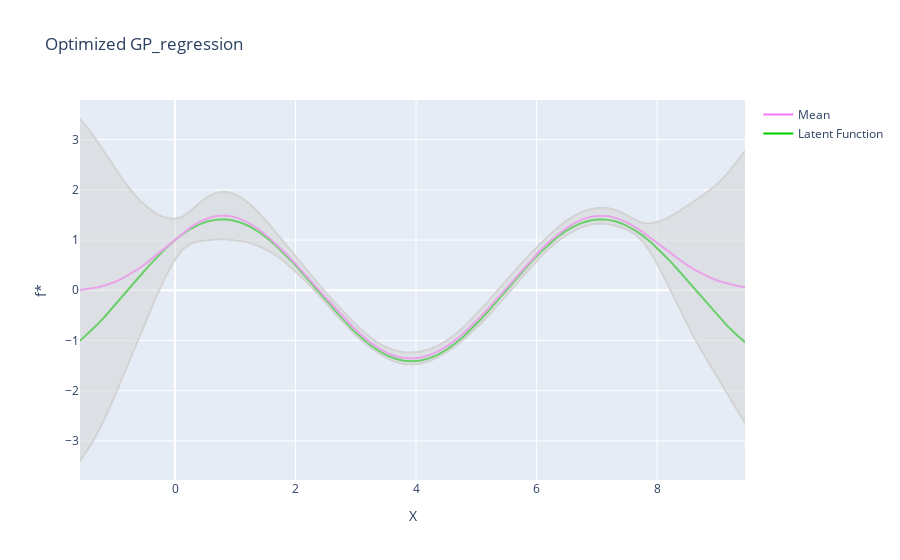

Source (notebook cell):
### Code cell
model1.optimize(iteration=200, learning_rate=0.01)
mean1_opt, cov1_opt = model1.predict(X_pred.clone())

visualize(X_pred, f, mean1_opt, cov1_opt, title="Optimized GP_regression")
